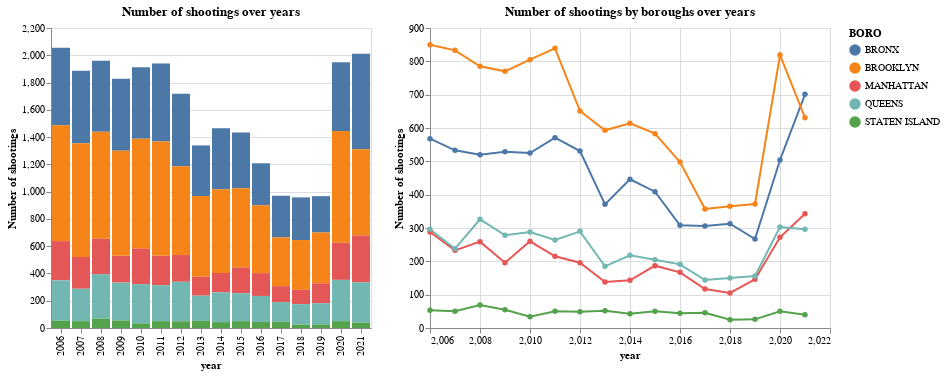

The notebook cell saved with this chart:
### Markdown cell above
## Data Visualization with its Key Elements

### 1. The trend of shooting incidents in New York City over years (2006-2021)

The left graph shows the total number of shooting incidents in NYC over years. I chose a colored stacked bar chart to give users an overview of the trend. The different colors provide them a new dimension of information, i.e. the boroughs, so that the users will know the proportions of the total number clearly. When users place the cursor on the part of the graph they are interested in, there is a label displaying some details of this part.

The graph on the right side is aiming at suggesting the trend of shootings over years by boroughs. Not only do the users have a precise view to see the trend of shootings in a specific borough over years, but they also have an easy approach to compare the number of shooting incidents in each of boroughs as well. When the cursor is moved to points in this graph, the specific number will be shown in a label.

### Code cell
# time vs shooting
data['year'] = data['OCCUR_DATE'].map(lambda x: x.split("/",2)[2])
data_year = data.groupby(['BORO', 'year'])['year'].count().reset_index(name='Number of shootings')

p1 = alt.Chart(data_year).mark_bar().encode(
    x = 'year:N',
    y = 'Number of shootings:Q',
    color = 'BORO:N',
    tooltip = ['BORO:N','Number of shootings:Q']
).properties(
    title = "Number of shootings over years"
)


p2 = alt.Chart(data_year).mark_line(point=alt.OverlayMarkDef()).encode(
    x = 'year:Q',
    y = 'Number of shootings:Q',
    color = 'BORO:N',
    tooltip = ['BORO:N', 'Number of shootings:Q']
).properties(
    title = "Number of shootings by boroughs over years"
)
p1|p2

### Figure 1 — Vega-Lite specification as saved in the notebook (floating-point values rounded to 4 significant figures)
{"config": {"view": {"continuousWidth": 400, "continuousHeight": 300}}, "hconcat": [{"mark": "bar", "encoding": {"color": {"field": "BORO", "type": "nominal"}, "tooltip": [{"field": "BORO", "type": "nominal"}, {"field": "Number of shootings", "type": "quantitative"}], "x": {"field": "year", "type": "nominal"}, "y": {"field": "Number of shootings", "type": "quantitative"}}, "title": "Number of shootings over years"}, {"mark": {"type": "line", "point": {}}, "encoding": {"color": {"field": "BORO", "type": "nominal"}, "tooltip": [{"field": "BORO", "type": "nominal"}, {"field": "Number of shootings", "type": "quantitative"}], "x": {"field": "year", "type": "quantitative"}, "y": {"field": "Number of shootings", "type": "quantitative"}}, "title": "Number of shootings by boroughs over years"}], "data": {"name": "data-72684dc743eb3d36e4923203297e1b97"}, "$schema": "https://vega.github.io/schema/vega-lite/v4.17.0.json", "datasets": {"data-72684dc743eb3d36e4923203297e1b97": [{"BORO": "BRONX", "year": "2006", "Number of shootings": 568}, {"BORO": "BRONX", "year": "2007", "Number of shootings": 533}, {"BORO": "BRONX", "year": "2008", "Number of shootings": 520}, {"BORO": "BRONX", "year": "2009", "Number of shootings": 529}, {"BORO": "BRONX", "year": "2010", "Number of shootings": 525}, {"BORO": "BRONX", "year": "2011", "Number of shootings": 571}, {"BORO": "BRONX", "year": "2012", "Number of shootings": 531}, {"BORO": "BRONX", "year": "2013", "Number of shootings": 371}, {"BORO": "BRONX", "year": "2014", "Number of shootings": 446}, {"BORO": "BRONX", "year": "2015", "Number of shootings": 409}, {"BORO": "BRONX", "year": "2016", "Number of shootings": 308}, {"BORO": "BRONX", "year": "2017", "Number of shootings": 306}, {"BORO": "BRONX", "year": "2018", "Number of shootings": 313}, {"BORO": "BRONX", "year": "2019", "Number of shootings": 267}, {"BORO": "BRONX", "year": "2020", "Number of shootings": 504}, {"BORO": "BRONX", "year": "2021", "Number of shootings": 701}, {"BORO": "BROOKLYN", "year": "2006", "Number of shootings": 850}, {"BORO": "BROOKLYN", "year": "2007", "Number of shootings": 833}, {"BORO": "BROOKLYN", "year": "2008", "Number of shootings": 785}, {"BORO": "BROOKLYN", "year": "2009", "Number of shootings": 770}, {"BORO": "BROOKLYN", "year": "2010", "Number of shootings": 805}, {"BORO": "BROOKLYN", "year": "2011", "Number of shootings": 839}, {"BORO": "BROOKLYN", "year": "2012", "Number of shootings": 651}, {"BORO": "BROOKLYN", "year": "2013", "Number of shootings": 593}, {"BORO": "BROOKLYN", "year": "2014", "Number of shootings": 614}, {"BORO": "BROOKLYN", "year": "2015", "Number of shootings": 583}, {"BORO": "BROOKLYN", "year": "2016", "Number of shootings": 498}, {"BORO": "BROOKLYN", "year": "2017", "Number of shootings": 357}, {"BORO": "BROOKLYN", "year": "2018", "Number of shootings": 365}, {"BORO": "BROOKLYN", "year": "2019", "Number of shootings": 372}, {"BORO": "BROOKLYN", "year": "2020", "Number of shootings": 819}, {"BORO": "BROOKLYN", "year": "2021", "Number of shootings": 631}, {"BORO": "MANHATTAN", "year": "2006", "Number of shootings": 288}, {"BORO": "MANHATTAN", "year": "2007", "Number of shootings": 233}, {"BORO": "MANHATTAN", "year": "2008", "Number of shootings": 259}, {"BORO": "MANHATTAN", "year": "2009", "Number of shootings": 196}, {"BORO": "MANHATTAN", "year": "2010", "Number of shootings": 260}, {"BORO": "MANHATTAN", "year": "2011", "Number of shootings": 215}, {"BORO": "MANHATTAN", "year": "2012", "Number of shootings": 196}, {"BORO": "MANHATTAN", "year": "2013", "Number of shootings": 138}, {"BORO": "MANHATTAN", "year": "2014", "Number of shootings": 143}, {"BORO": "MANHATTAN", "year": "2015", "Number of shootings": 187}, {"BORO": "MANHATTAN", "year": "2016", "Number of shootings": 167}, {"BORO": "MANHATTAN", "year": "2017", "Number of shootings": 117}, {"BORO": "MANHATTAN", "year": "2018", "Number of shootings": 105}, {"BORO": "MANHATTAN", "year": "2019", "Number of shootings": 146}, {"BORO": "MANHATTAN", "year": "2020", "Number of shootings": 272}, {"BORO": "MANHATTAN", "year": "2021", "Number of shootings": 343}, {"BORO": "QUEENS", "year": "2006", "Number of shootings": 296}, {"BORO": "QUEENS", "year": "2007", "Number of shootings": 238}, {"BORO": "QUEENS", "year": "2008", "Number of shootings": 326}, {"BORO": "QUEENS", "year": "2009", "Number of shootings": 278}, {"BORO": "QUEENS", "year": "2010", "Number of shootings": 288}, {"BORO": "QUEENS", "year": "2011", "Number of shootings": 264}, {"BORO": "QUEENS", "year": "2012", "Number of shootings": 290}, {"BORO": "QUEENS", "year": "2013", "Number of shootings": 185}, {"BORO": "QUEENS", "year": "2014", "Number of shootings": 218}, {"BORO": "QUEENS", "year": "2015", "Number of shootings": 205}, {"BORO": "QUEENS", "year": "2016", "Number of shootings": 191}, {"BORO": "QUEENS", "year": "2017", "Number of shootings": 144}, {"BORO": "QUEENS", "year": "2018", "Number of shootings": 150}, {"BORO": "QUEENS", "year": "2019", "Number of shootings": 156}, {"BORO": "QUEENS", "year": "2020", "Number of shootings": 303}, {"BORO": "QUEENS", "year": "2021", "Number of shootings": 296}, {"BORO": "STATEN ISLAND", "year": "2006", "Number of shootings": 53}, {"BORO": "STATEN ISLAND", "year": "2007", "Number of shootings": 50}, {"BORO": "STATEN ISLAND", "year": "2008", "Number of shootings": 69}, {"BORO": "STATEN ISLAND", "year": "2009", "Number of shootings": 55}, {"BORO": "STATEN ISLAND", "year": "2010", "Number of shootings": 34}, {"BORO": "STATEN ISLAND", "year": "2011", "Number of shootings": 50}, {"BORO": "STATEN ISLAND", "year": "2012", "Number of shootings": 49}, {"BORO": "STATEN ISLAND", "year": "2013", "Number of shootings": 52}, {"BORO": "STATEN ISLAND", "year": "2014", "Number of shootings": 43}, {"BORO": "STATEN ISLAND", "year": "2015", "Number of shootings": 50}, {"BORO": "STATEN ISLAND", "year": "2016", "Number of shootings": 44}, {"BORO": "STATEN ISLAND", "year": "2017", "Number of shootings": 46}, {"BORO": "STATEN ISLAND", "year": "2018", "Number of shootings": 25}, {"BORO": "STATEN ISLAND", "year": "2019", "Number of shootings": 26}, {"BORO": "STATEN ISLAND", "year": "2020", "Number of shootings": 50}, {"BORO": "STATEN ISLAND", "year": "2021", "Number of shootings": 40}]}}
